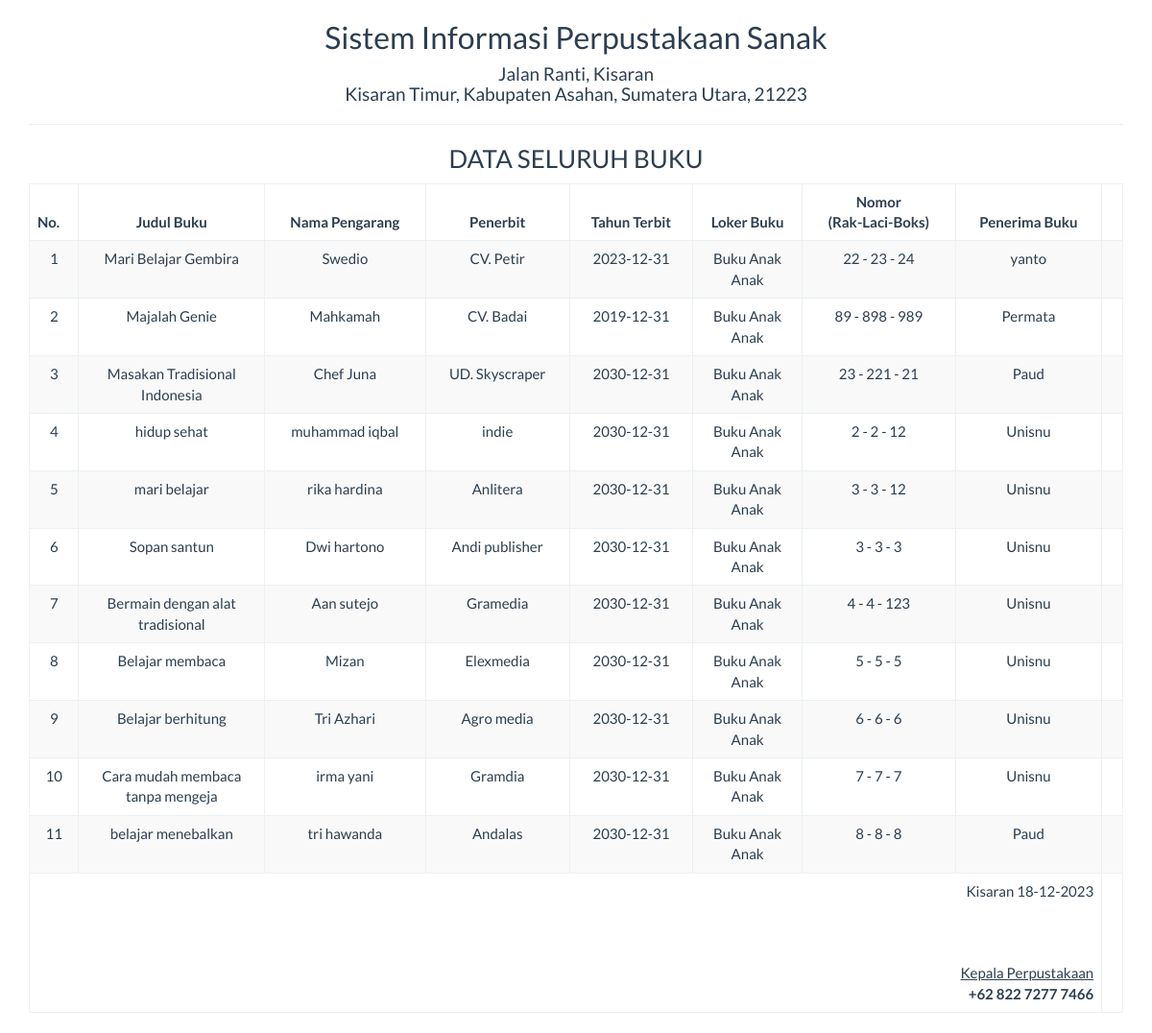
Screenshot of /report/buku_semua.php with the database file from the repository.
### tables this page shows
CREATE TABLE `buku` (
  `id` int(5) NOT NULL,
  `loker_buku` varchar(25) NOT NULL,
  `no_rak` int(5) NOT NULL,
  `no_laci` int(5) NOT NULL,
  `no_boks` int(5) NOT NULL,
  `judul_buku` varchar(100) NOT NULL,
  `nama_pengarang` varchar(100) NOT NULL,
  `tahun_terbit` date NOT NULL,
  `penerima` varchar(50) NOT NULL,
  `penerbit` varchar(50) NOT NULL,
  `status` varchar(25) NOT NULL,
  `keterangan` varchar(100) NOT NULL
);

### report/buku_semua.php (the view, shortened to what this page needs)
<!DOCTYPE html>
<html>
    <head>
        <link href="../Assets/css/bootstrap.min.css" rel="stylesheet" type="text/css"/>
    </head>
    <body onload="print()">
        <?php
        include '../config/koneksi.php';
        ?>
        <div class="container">
            <div class='row'>
                <div class="col-sm-12">
                    <div class="text-center">
                        <h2>Sistem Informasi Perpustakaan Sanak </h2>
                        <h4>Jalan Ranti, Kisaran <br> Kisaran Timur, Kabupaten Asahan, Sumatera Utara, 21223</h4>
                        <hr>
                        <h3>DATA SELURUH BUKU</h3>
                        <table class="table table-bordered table-striped table-hover">
                        <tbody>
                                <thead>
								<tr>
									<th>No.</th><th width="17%"><center>Judul Buku</th><th><center>Nama Pengarang</th><th><center>Penerbit</th><th><center>Tahun Terbit</th><th width="10%"><center>Loker Buku</th><th width="14%"><center>Nomor <br> (Rak-Laci-Boks)</center></th><th><center>Penerima Buku</th>
								</tr>
								</thead>
							<tbody>
                            <?php
                            $sql = "SELECT * FROM buku";
                            $query = mysqli_query($koneksi, $sql) or die("SQL Anda Salah");
                            $nomor = 0;
                            while ($data = mysqli_fetch_array($query)) {
                                $nomor++;
                                ?>
                                <tr>
                                    <td><?= $nomor ?></td>
                                    <td><?= $data['judul_buku'] ?></td>
                                    <td><?= $data['nama_pengarang'] ?></td>
                                    <td><?= $data['penerbit'] ?></td>
                                    <td><?= $data['tahun_terbit'] ?></td>
                                    <td><?= $data['loker_buku'] ?></td>
                                    <td><?= $data['no_rak'] ?> - <?= $data['no_laci'] ?> - <?= $data['no_boks'] ?></td>
                                    <td><?= $data['penerima'] ?></td>
                                    <td>
                                </tr>
                            <?php } ?>
							</tbody>
                        </tbody>
                            <tfoot>
                                <tr>
                                    <td colspan="8" class="text-right">
                                        Kisaran  <?= date("d-m-Y") ?>
                                        <br><br><br><br>
                                        <u>Kepala Perpustakaan<strong></u><br>
                                        +62 822 7277 7466
									</td>
								</tr>
							</tfoot>
                        </table>
                    </div>
                </div>
            </div>
    </body>
</html>

### rows the page displays
buku: judul_buku "Mari Belajar Gembira", nama_pengarang "Swedio", penerbit "CV. Petir", tahun_terbit "2023-12-31", loker_buku "Buku Anak Anak", no_rak "22", no_laci "23", no_boks "24", penerima "yanto"
buku: judul_buku "Majalah Genie", nama_pengarang "Mahkamah", penerbit "CV. Badai", tahun_terbit "2019-12-31", loker_buku "Buku Anak Anak", no_rak "89", no_laci "898", no_boks "989", penerima "Permata"
buku: judul_buku "Masakan Tradisional Indonesia", nama_pengarang "Chef Juna", penerbit "UD. Skyscraper", tahun_terbit "2030-12-31", loker_buku "Buku Anak Anak", no_rak "23", no_laci "221", no_boks "21", penerima "Paud"
buku: judul_buku "hidup sehat", nama_pengarang "muhammad iqbal", penerbit "indie", tahun_terbit "2030-12-31", loker_buku "Buku Anak Anak", no_rak "2", no_laci "2", no_boks "12", penerima "Unisnu"
buku: judul_buku "mari belajar", nama_pengarang "rika hardina", penerbit "Anlitera", tahun_terbit "2030-12-31", loker_buku "Buku Anak Anak", no_rak "3", no_laci "3", no_boks "12", penerima "Unisnu"
buku: judul_buku "Sopan santun", nama_pengarang "Dwi hartono", penerbit "Andi publisher", tahun_terbit "2030-12-31", loker_buku "Buku Anak Anak", no_rak "3", no_laci "3", no_boks "3", penerima "Unisnu"
buku: judul_buku "Bermain dengan alat tradisional", nama_pengarang "Aan sutejo", penerbit "Gramedia", tahun_terbit "2030-12-31", loker_buku "Buku Anak Anak", no_rak "4", no_laci "4", no_boks "123", penerima "Unisnu"
buku: judul_buku "Belajar membaca", nama_pengarang "Mizan", penerbit "Elexmedia", tahun_terbit "2030-12-31", loker_buku "Buku Anak Anak", no_rak "5", no_laci "5", no_boks "5", penerima "Unisnu"
buku: judul_buku "Belajar berhitung", nama_pengarang "Tri Azhari", penerbit "Agro media", tahun_terbit "2030-12-31", loker_buku "Buku Anak Anak", no_rak "6", no_laci "6", no_boks "6", penerima "Unisnu"
buku: judul_buku "Cara mudah membaca tanpa mengeja", nama_pengarang "irma yani", penerbit "Gramdia", tahun_terbit "2030-12-31", loker_buku "Buku Anak Anak", no_rak "7", no_laci "7", no_boks "7", penerima "Unisnu"
buku: judul_buku "belajar menebalkan", nama_pengarang "tri hawanda", penerbit "Andalas", tahun_terbit "2030-12-31", loker_buku "Buku Anak Anak", no_rak "8", no_laci "8", no_boks "8", penerima "Paud"
